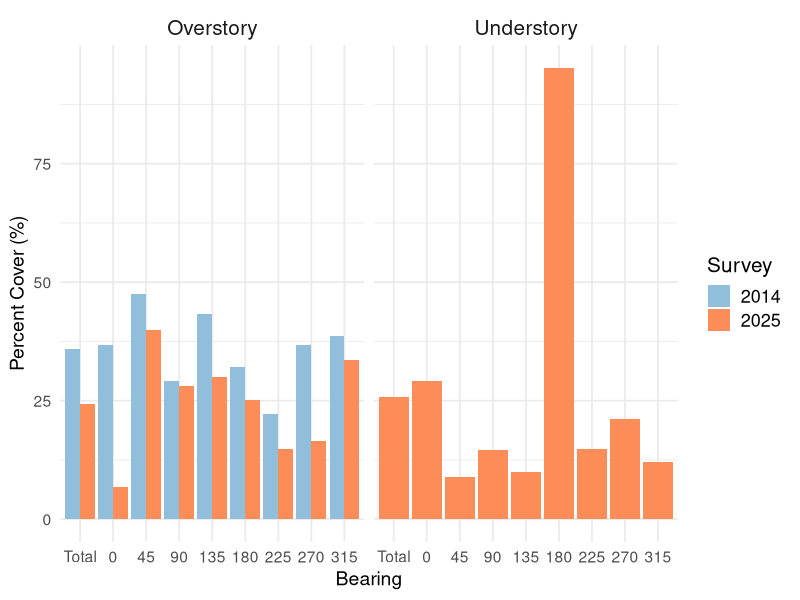
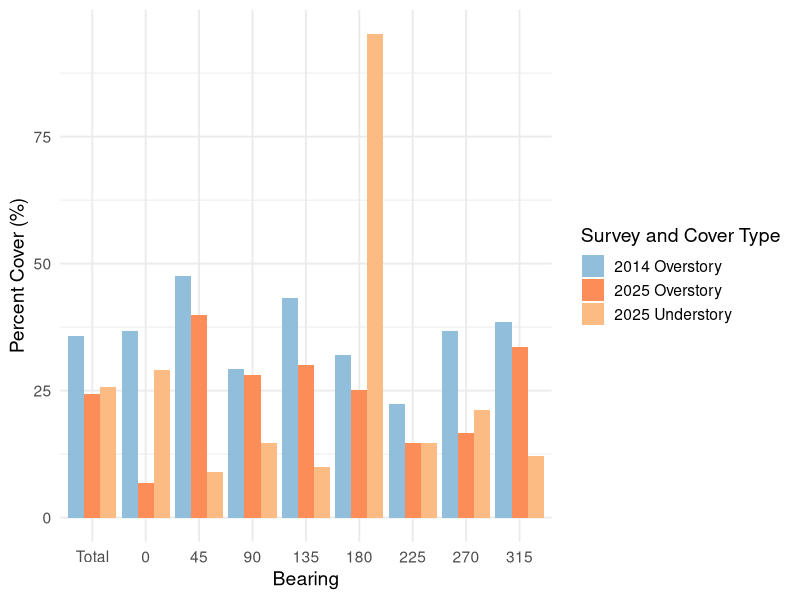
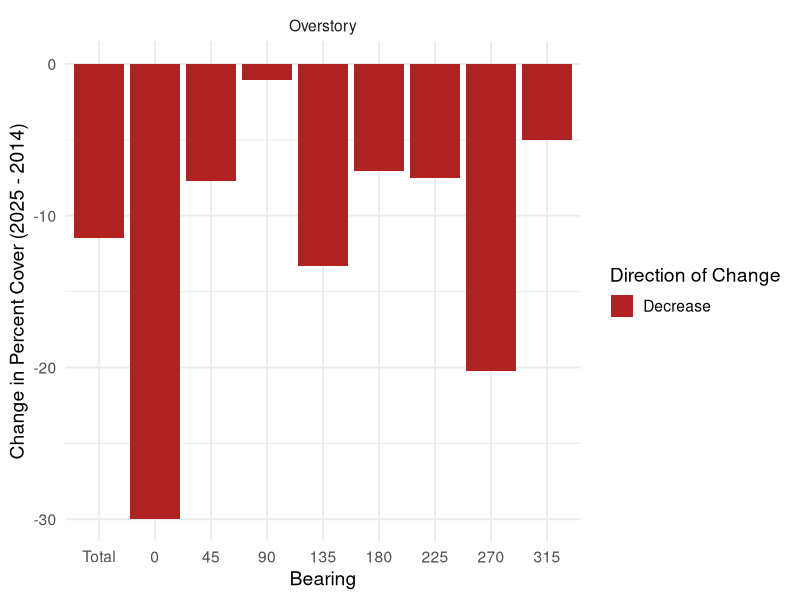
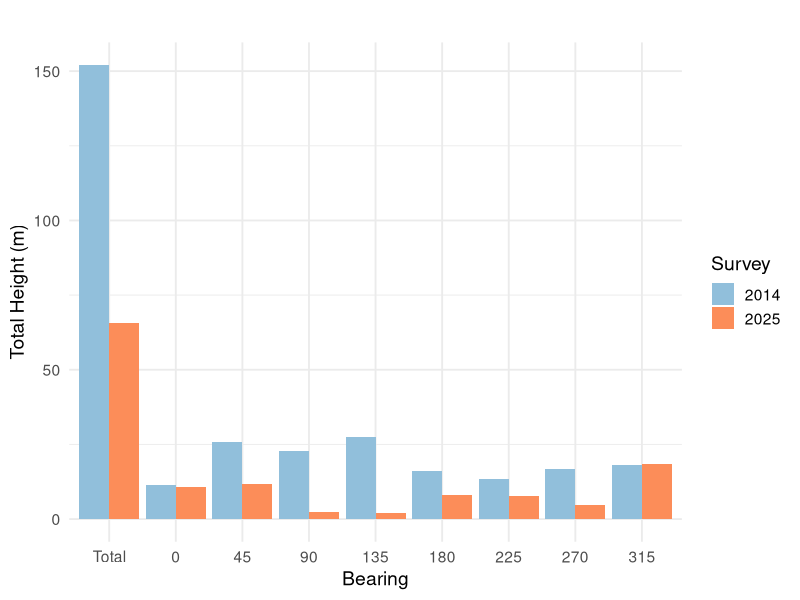
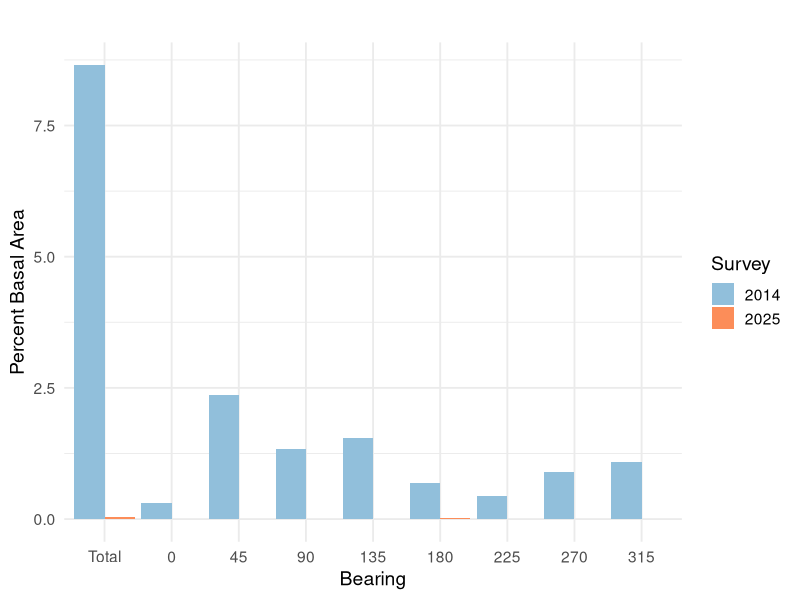
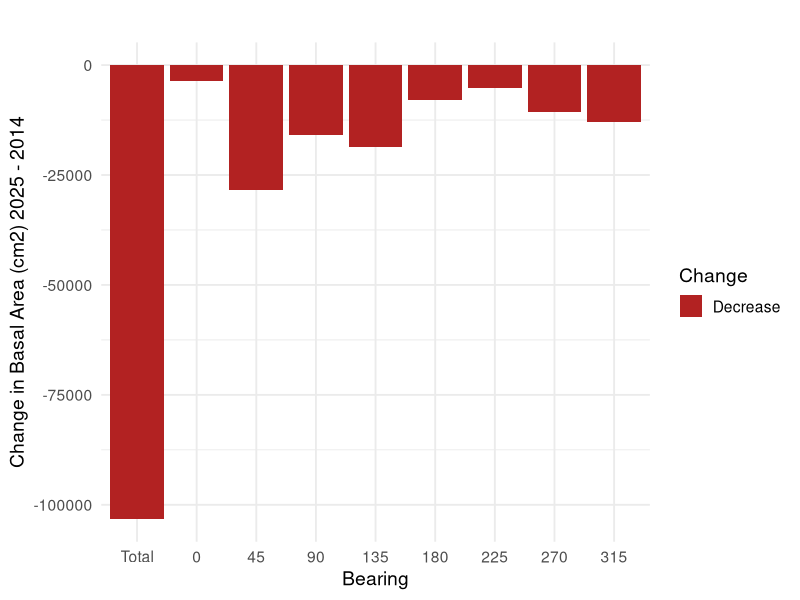

Write R code to recreate these figures, in order.

#===============================================================================


####script buggy- math/syntax needs to be fixed!!!###


#===============================================================================

# At the US-SRM flux tower site, we conducted line-intercept and belt transects 
# in eight directions (cardinal and subcardinal) to compare cover and density 
# estimates to a similar survey from 2014. 
# 
# This script executes the following steps:
#   1. Import field data
#   2. Format and visualize differences in line-intercept data
#   3. Format and visualize differences in belt transect data

#===============================================================================
#Load necessary packages--------------------------------------------------------
#===============================================================================
library(dplyr)
library(tidyverse)
library(ggplot2)

#===============================================================================
#Import field data--------------------------------------------------------------
#===============================================================================
LIT_Ldat <- read.csv("./Data/GitData/US-SRM_Transects_27052025.csv")
LIT_Rdat <- read.csv("./Data/GitData/SRM_Transects(RussDataSRM).csv")

#===============================================================================
#Compare line-intercept transect observations-----------------------------------
#===============================================================================
LIT_Lcov <- LIT_Ldat %>%
  filter(!is.na(Start)) %>%
  mutate(Cover = Stop - Start,
         CoverGroup = if_else(CoverType == "GRA", "Understory", "Overstory")) %>%
  group_by(Bearing, CoverGroup) %>%
  summarise(CoverTotal = (sum(Cover, na.rm = TRUE)),
            CoverPercent = (sum(Cover, na.rm = TRUE) / 60) * 100, .groups = "drop") %>%
  mutate(Survey = "2025")

LIT_Rcov <- LIT_Rdat %>%
  filter(SurveyType == "L") %>%
  mutate(CoverGroup = if_else(Species == "GRA", "Understory", "Overstory")) %>%
  group_by(Bearing, CoverGroup) %>%
  summarise(CoverTotal = (sum(Cover, na.rm = TRUE)),
            CoverPercent = (sum(Cover, na.rm = TRUE) / 60) * 100, .groups = "drop") %>%
  mutate(Survey = "2014")

LIT_quadcov <- bind_rows(LIT_Lcov, LIT_Rcov)%>%
  mutate(Bearing = as.character(Bearing))
#----total cover
LIT_Ltot <- LIT_Ldat %>%
  filter(!is.na(Start)) %>%
  mutate(Cover = Stop - Start,
         CoverGroup = if_else(CoverType == "GRA", "Understory", "Overstory")) %>%
  group_by(CoverGroup) %>%
  summarise(CoverTotal = (sum(Cover, na.rm = TRUE))) %>%
  mutate(Survey = "2025")

LIT_Rtot <- LIT_Rdat %>%
  filter(SurveyType == "L") %>%
  mutate(CoverGroup = if_else(Species == "GRA", "Understory", "Overstory")) %>%
  group_by( CoverGroup) %>%
  summarise(CoverTotal = (sum(Cover, na.rm = TRUE))) %>%
  mutate(Survey = "2014")

LIT_total <- bind_rows(LIT_Ltot, LIT_Rtot)%>%
  group_by(Survey, CoverGroup) %>%
  mutate(CoverPercent = ((sum(CoverTotal, na.rm = TRUE))/(60*8))*100,
         Bearing = "Total")%>%
  mutate(Bearing = as.character(Bearing))

alldat <- bind_rows(LIT_quadcov, LIT_total)

bearing_levels <- alldat$Bearing[alldat$Bearing != "Total"] %>%
  unique() %>%
  as.numeric() %>%
  sort() %>%
  as.character()
bearing_levels <- c("Total", bearing_levels)

alldat <- alldat %>%
  mutate(Bearing = factor(Bearing, levels = bearing_levels))

diffdat <- alldat %>%
  select(Bearing, CoverGroup, Survey, CoverPercent) %>%
  pivot_wider(names_from = Survey, values_from = CoverPercent) %>%
  drop_na(`2025`, `2014`) %>%  # ensure no NA values in either year
  mutate(
    Change = `2025` - `2014`,
    Direction = case_when(
      Change > 0 ~ "Increase",
      Change < 0 ~ "Decrease",
      TRUE ~ "No Change"
    )
  )
#plot comparison---------------        --------------          ------------  ---
ggplot(alldat, aes(x = factor(Bearing), y = CoverPercent, fill = Survey)) +
  geom_col(position = "dodge") +
  facet_wrap(~ CoverGroup) +
  labs(
    x = "Bearing",
    y = "Percent Cover (%)",
    fill = "Survey"
  ) +
  scale_fill_manual(values = c("2025" = "#fc8d59", "2014" = "#91bfdb")) +
  theme_minimal(base_size = 14) +
  theme(
    strip.text = element_text(size = 15),
    legend.title = element_text(size = 15),
    legend.text = element_text(size = 13)
  )

ggplot(alldat, aes(x = factor(Bearing), 
                   y = CoverPercent, 
                   fill = interaction(Survey, CoverGroup, sep = " "))) +
  geom_col(position = "dodge") +
  labs(
    x = "Bearing",
    y = "Percent Cover (%)",
    fill = "Survey and Cover Type"
  ) +
  scale_fill_manual(values = c(
    "2025 Understory" = "#fdbb84",
    "2025 Overstory"  = "#fc8d59",
    "2014 Understory" = "#c6dbef",
    "2014 Overstory"  = "#91bfdb"
  )) +
  theme_minimal(base_size = 14)



ggplot(diffdat, aes(x = factor(Bearing), y = Change, fill = Direction)) +
  geom_col() +
  facet_wrap(~ CoverGroup) +
  scale_fill_manual(values = c("Increase" = "steelblue", "Decrease" = "firebrick", "No Change" = "gray")) +
  labs(
    x = "Bearing",
    y = "Change in Percent Cover (2025 - 2014)",
    fill = "Direction of Change"
  ) +
  theme_minimal(base_size = 14)

#===============================================================================
#Compare belt transect observations---------------------------------------------
#===============================================================================
BT_Ldat <- LIT_Ldat%>%
  filter(CanopyDiameter != is.na(CanopyDiameter))%>%
  mutate(BasalArea = ((BasalDiameter/2)^2)*pi)%>%
  group_by(ID)%>%
  reframe(Bearing = Bearing,
          Species = CoverType,
          Height = Height, 
          BasalArea = sum(BasalArea, na.rm = T))%>%
  filter(!is.na(Height))%>%
  select(-ID)
sptot <- BT_Ldat%>%
  group_by(Bearing)%>%
  reframe(TotalHeight = sum(Height, na.rm = T),
          TotalBasalArea = sum(BasalArea, na.rm = T))%>%
  mutate(PercTotalBasalArea = (TotalBasalArea/(60*2*10000))*100)%>%
  mutate(Survey = "2025")

  
BT_Rdat <- LIT_Rdat%>%
  filter(SurveyType == "B")%>%
  mutate(BasalArea = ((Diam/2)^2)*pi,
         Height = Height/100)%>%
  group_by(Bearing)%>%
  summarise(TotalHeight = sum(Height, na.rm = T),
            TotalBasalArea = sum(BasalArea, na.rm = T))%>%
  mutate(PercTotalBasalArea = (TotalBasalArea/(60*2*10000))*100)%>%
  mutate(Survey = "2014")

tot_BTdat <- bind_rows(sptot, BT_Rdat)


BT_total <- tot_BTdat %>%
  group_by(Survey)%>%
  summarise(
    TotalHeight = sum(TotalHeight, na.rm = TRUE),
    TotalBasalArea = sum(TotalBasalArea, na.rm = TRUE),
    .groups = "drop"
  ) %>%
  mutate(
    PercTotalBasalArea = (TotalBasalArea / (60 * 2 * 10000)) * 100,
    Bearing = "Total"
  ) %>%
  select(Bearing, TotalHeight, TotalBasalArea, PercTotalBasalArea, Survey)
tot_BTdat <- tot_BTdat %>%
  mutate(Bearing = as.character(Bearing)) %>%
  bind_rows(BT_total)


bearing_levels <- tot_BTdat$Bearing[tot_BTdat$Bearing != "Total"] %>%
  unique() %>%
  as.numeric() %>%
  sort() %>%
  as.character()
bearing_levels <- c("Total", bearing_levels)

tot_BTdat <- tot_BTdat %>%
  mutate(Bearing = factor(Bearing, levels = bearing_levels))

bt_diff <- tot_BTdat %>%
  select(Bearing, Survey, TotalBasalArea) %>%
  pivot_wider(names_from = Survey, values_from = TotalBasalArea) %>%
  filter(!is.na(`2025`) & !is.na(`2014`)) %>%
  mutate(
    Change = `2025` - `2014`,
    Direction = case_when(
      Change > 0 ~ "Increase",
      Change < 0 ~ "Decrease",
      TRUE ~ "No Change"
    )
  )

#-----plotting--------
ggplot(tot_BTdat, aes(x = Bearing, y = TotalHeight, fill = Survey)) +
  geom_col(position = "dodge") +
  labs(
    x = "Bearing",
    y = "Total Height (m)",
    fill = "Survey",
    title = ""
  ) +
  scale_fill_manual(values = c("2025" = "#fc8d59", "2014" = "#91bfdb")) +
  theme_minimal(base_size = 14)

ggplot(tot_BTdat, aes(x = Bearing, y = PercTotalBasalArea, fill = Survey)) +
  geom_col(position = "dodge") +
  labs(
    x = "Bearing",
    y = "Percent Basal Area",
    fill = "Survey",
    title = ""
  ) +
  scale_fill_manual(values = c("2025" = "#fc8d59", "2014" = "#91bfdb")) +
  theme_minimal(base_size = 14)


ggplot(bt_diff, aes(x = Bearing, y = Change, fill = Direction)) +
  geom_col() +
  scale_fill_manual(values = c("Increase" = "steelblue", "Decrease" = "firebrick", "No Change" = "gray")) +
  labs(
    x = "Bearing",
    y = "Change in Basal Area (cm2) 2025 - 2014",
    fill = "Change",
    title = ""
  ) +
  theme_minimal(base_size = 14)

